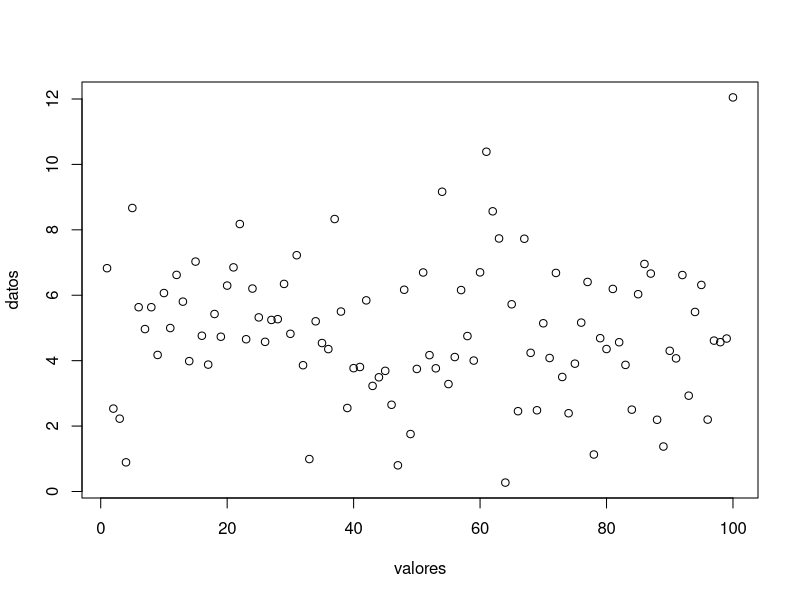
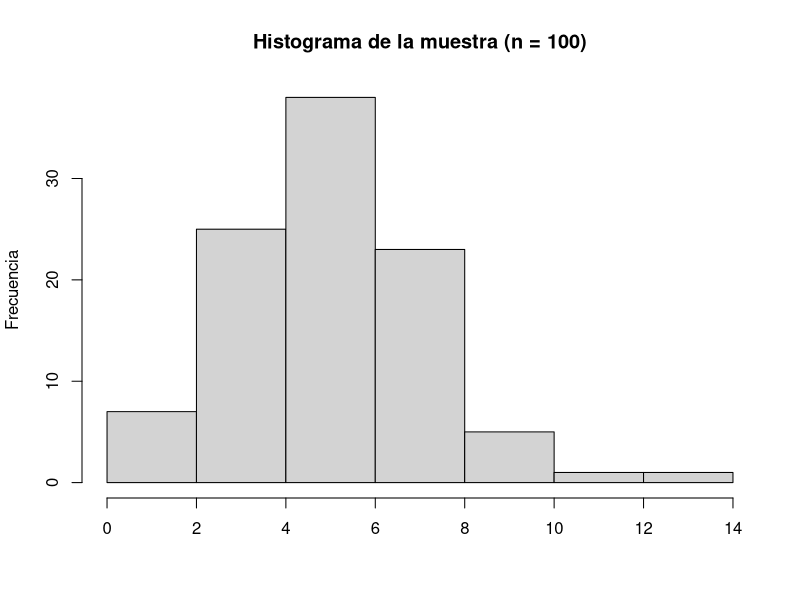
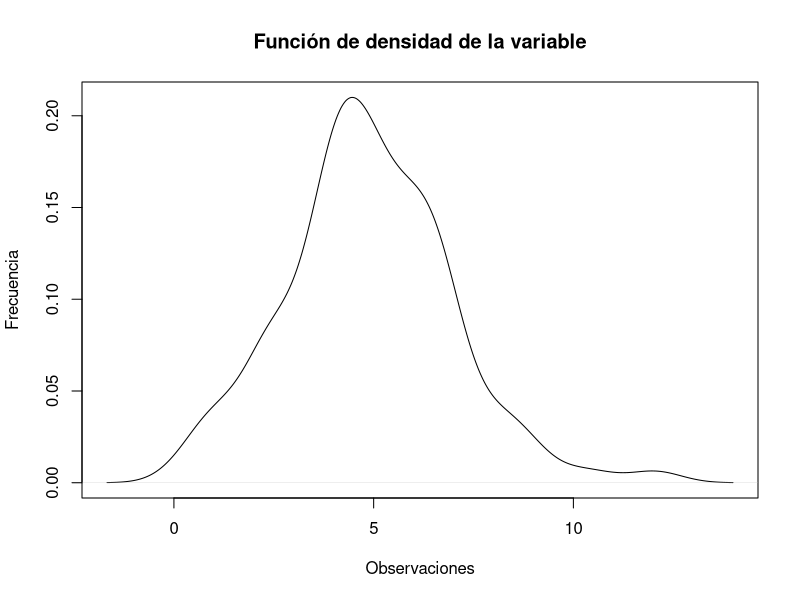

The R source for these figures, in order:
#Suponga que la variable aleatoria Z se distribuye normal estándar,
#es decir,  Z∼N(0,1)

#1. Calcular:  P(Z<1.45)

#pnorm(): calcular la probabilidad acumulada hasta un punto dado
pnorm(q=1.45)

#2. Calcular:  P(Z>−0.37)
1 - pnorm(q=-0.37)

#3. Calcular:  P(−1.56<Z<2.58)
pnorm(q=2.58) - pnorm(-1.56)


#rnorm(): generar una muestra aleatoria de una variable Z
#con distribución normal estándar, es decir,  Z∼N(0,1)
datos = rnorm(100,5,2)

#mostrar los datos de la muestra
datos

#graficar los datos
plot(datos, xlab = "valores")

#graficar el histograma de la muestra
hist(datos, main = "Histograma de la muestra (n = 100)",
     xlab = "", ylab = "Frecuencia")

#graficar la curva de la funcion a partir de la función density()
plot(density(datos), 
     main = "Función de densidad de la variable",
     xlab = "Observaciones",
     ylab = "Frecuencia")

mean(datos)
sd(datos)
summary(datos)
